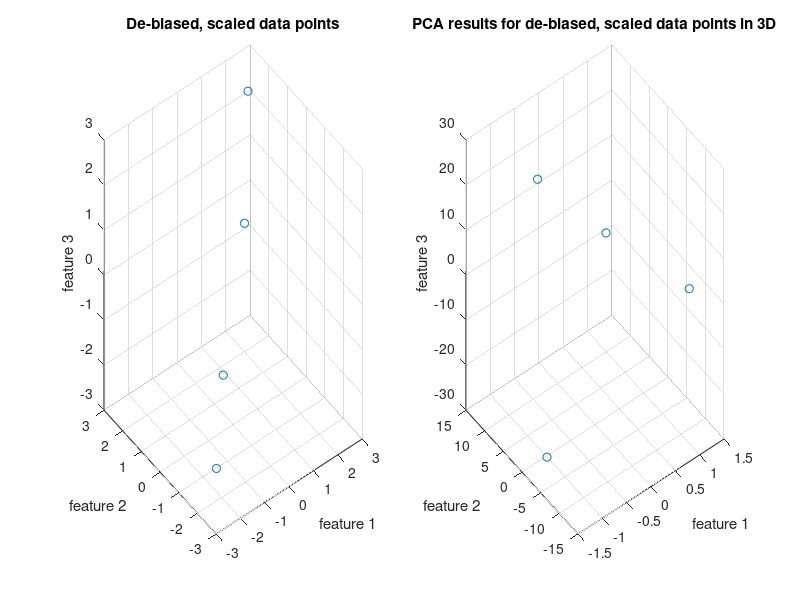
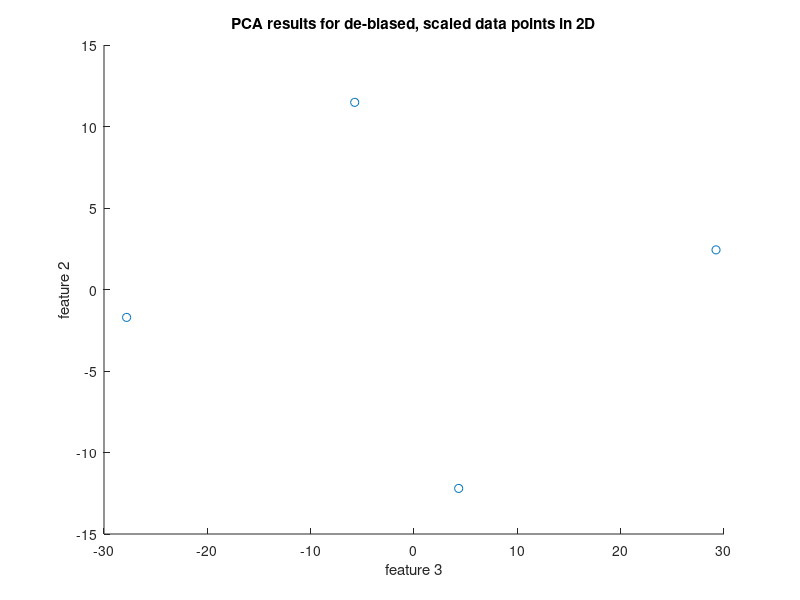

Here is the MATLAB script that generated these plots, in order:
clc;
clear all;
close all;
load('PCA_comp1.mat');
[U_orig,S_orig,V_orig] = svd(PCA_comp1);
[m,n] = size(PCA_comp1);
mu = mean(PCA_comp1,2); % compute the mean(s)
X = (PCA_comp1 - repmat(mu,1,n)); % de-biased, scaled data
covar = X * X'; % compute the covariance matrix including the scaling 1/(n-1)
[V_temp,D_temp] = eig(covar); % compute an eigenvalue decomposition
[D_vec,indx] = sort(diag(D_temp),'descend'); %sort eigenvalues in descending order
sel_ind = find(D_vec>1e-5);  % select non-zero eigenvalues
D = diag(D_vec(sel_ind)); % sorted and selected eigenvalue matrix
V = V_temp(:,indx(sel_ind)); % sorted and selected eigenvector matrix
X_pca = V' * X;
VV = V_temp(:,indx);
X_ppca = VV' * X;

figure(1)
subplot(1,2,1);
scatter3(X(1,:),X(2,:),X(3,:)) % scatter de-biased, scaled data
title('De-biased, scaled data points')
xlabel('feature 1'); ylabel('feature 2'); zlabel('feature 3');
subplot(1,2,2);
scatter3(X_ppca(3,:),X_ppca(2,:),X_ppca(1,:))
title('PCA results for de-biased, scaled data points in 3D')
xlabel('feature 1'); ylabel('feature 2'); zlabel('feature 3');

figure(2)
scatter(X_pca(1,:),X_pca(2,:))
title('PCA results for de-biased, scaled data points in 2D')
xlabel('feature 3'); ylabel('feature 2');

